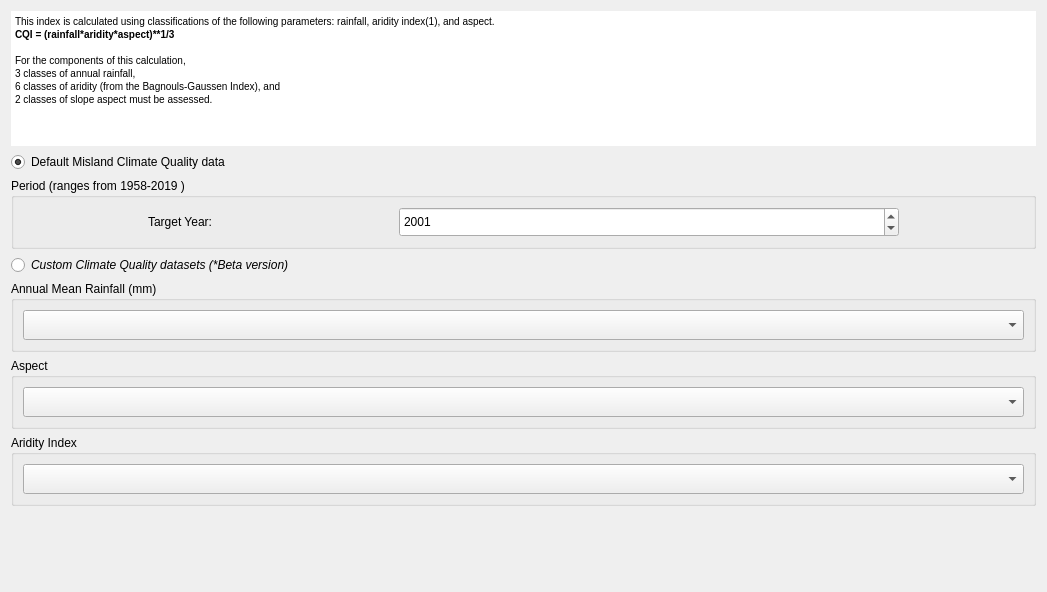
<?xml version="1.0" encoding="UTF-8"?>
<ui version="4.0">
 <class>WidgetCQISetup</class>
 <widget class="QWidget" name="WidgetCQISetup">
  <property name="geometry">
   <rect>
    <x>0</x>
    <y>0</y>
    <width>1047</width>
    <height>592</height>
   </rect>
  </property>
  <property name="windowTitle">
   <string>Form</string>
  </property>
  <layout class="QVBoxLayout" name="verticalLayout">
   <item>
    <widget class="QTextBrowser" name="textBrowser">
     <property name="enabled">
      <bool>true</bool>
     </property>
     <property name="maximumSize">
      <size>
       <width>16777215</width>
       <height>150</height>
      </size>
     </property>
     <property name="autoFillBackground">
      <bool>true</bool>
     </property>
     <property name="frameShape">
      <enum>QFrame::NoFrame</enum>
     </property>
     <property name="html">
      <string>&lt;!DOCTYPE HTML PUBLIC &quot;-//W3C//DTD HTML 4.0//EN&quot; &quot;http://www.w3.org/TR/REC-html40/strict.dtd&quot;&gt;
&lt;html&gt;&lt;head&gt;&lt;meta name=&quot;qrichtext&quot; content=&quot;1&quot; /&gt;&lt;style type=&quot;text/css&quot;&gt;
p, li { white-space: pre-wrap; }
&lt;/style&gt;&lt;/head&gt;&lt;body style=&quot; font-family:'MS Shell Dlg 2'; font-size:7.8pt; font-weight:400; font-style:normal;&quot;&gt;
&lt;p style=&quot; margin-top:0px; margin-bottom:0px; margin-left:0px; margin-right:0px; -qt-block-indent:0; text-indent:0px;&quot;&gt;This index is calculated using classifications of the following parameters: rainfall, aridity index(1), and aspect.&lt;/p&gt;
&lt;p style=&quot; margin-top:0px; margin-bottom:0px; margin-left:0px; margin-right:0px; -qt-block-indent:0; text-indent:0px;&quot;&gt;&lt;span style=&quot; font-weight:600;&quot;&gt;CQI = (rainfall*aridity*aspect)**1/3&lt;/span&gt;&lt;/p&gt;
&lt;p style=&quot;-qt-paragraph-type:empty; margin-top:0px; margin-bottom:0px; margin-left:0px; margin-right:0px; -qt-block-indent:0; text-indent:0px; font-weight:600;&quot;&gt;&lt;br /&gt;&lt;/p&gt;
&lt;p style=&quot; margin-top:0px; margin-bottom:0px; margin-left:0px; margin-right:0px; -qt-block-indent:0; text-indent:0px;&quot;&gt;For the components of this calculation, &lt;/p&gt;
&lt;p style=&quot; margin-top:0px; margin-bottom:0px; margin-left:0px; margin-right:0px; -qt-block-indent:0; text-indent:0px;&quot;&gt;3 classes of annual rainfall, &lt;/p&gt;
&lt;p style=&quot; margin-top:0px; margin-bottom:0px; margin-left:0px; margin-right:0px; -qt-block-indent:0; text-indent:0px;&quot;&gt;6 classes of aridity (from the Bagnouls-Gaussen Index), and &lt;/p&gt;
&lt;p style=&quot; margin-top:0px; margin-bottom:0px; margin-left:0px; margin-right:0px; -qt-block-indent:0; text-indent:0px;&quot;&gt;2 classes of slope aspect must be assessed.&lt;/p&gt;&lt;/body&gt;&lt;/html&gt;</string>
     </property>
    </widget>
   </item>
   <item>
    <widget class="QRadioButton" name="use_terra">
     <property name="text">
      <string>Default Misland Climate Quality data</string>
     </property>
     <property name="checked">
      <bool>true</bool>
     </property>
    </widget>
   </item>
   <item>
    <widget class="QGroupBox" name="groupBox_terra_period">
     <property name="enabled">
      <bool>true</bool>
     </property>
     <property name="title">
      <string>Period (ranges from 1958-2019 )</string>
     </property>
     <layout class="QHBoxLayout" name="horizontalLayout">
      <item>
       <widget class="QLabel" name="label_10">
        <property name="minimumSize">
         <size>
          <width>30</width>
          <height>30</height>
         </size>
        </property>
        <property name="maximumSize">
         <size>
          <width>120</width>
          <height>35</height>
         </size>
        </property>
        <property name="font">
         <font>
          <weight>50</weight>
          <bold>false</bold>
         </font>
        </property>
        <property name="text">
         <string>Target Year:</string>
        </property>
       </widget>
      </item>
      <item>
       <widget class="QDateEdit" name="use_terra_year">
        <property name="sizePolicy">
         <sizepolicy hsizetype="Minimum" vsizetype="Minimum">
          <horstretch>0</horstretch>
          <verstretch>0</verstretch>
         </sizepolicy>
        </property>
        <property name="minimumSize">
         <size>
          <width>30</width>
          <height>30</height>
         </size>
        </property>
        <property name="maximumSize">
         <size>
          <width>500</width>
          <height>35</height>
         </size>
        </property>
        <property name="maximumDate">
         <date>
          <year>2019</year>
          <month>12</month>
          <day>31</day>
         </date>
        </property>
        <property name="minimumDate">
         <date>
          <year>1958</year>
          <month>1</month>
          <day>1</day>
         </date>
        </property>
        <property name="displayFormat">
         <string notr="true">yyyy</string>
        </property>
        <property name="date">
         <date>
          <year>2001</year>
          <month>1</month>
          <day>1</day>
         </date>
        </property>
       </widget>
      </item>
     </layout>
    </widget>
   </item>
   <item>
    <widget class="QRadioButton" name="use_custom">
     <property name="font">
      <font>
       <italic>true</italic>
      </font>
     </property>
     <property name="text">
      <string>Custom Climate Quality datasets (*Beta version)</string>
     </property>
    </widget>
   </item>
   <item>
    <widget class="QGroupBox" name="groupBox_custom_prec">
     <property name="enabled">
      <bool>true</bool>
     </property>
     <property name="title">
      <string>Annual Mean Rainfall (mm)</string>
     </property>
     <layout class="QGridLayout" name="gridLayout_4">
      <item row="0" column="1">
       <widget class="WidgetDataIOSelectTELayerImport" name="use_custom_prec">
        <property name="enabled">
         <bool>true</bool>
        </property>
        <property name="sizePolicy">
         <sizepolicy hsizetype="Preferred" vsizetype="Minimum">
          <horstretch>0</horstretch>
          <verstretch>0</verstretch>
         </sizepolicy>
        </property>
        <property name="minimumSize">
         <size>
          <width>0</width>
          <height>30</height>
         </size>
        </property>
        <property name="layer_type" stdset="0">
         <string notr="true">Aridity Index</string>
        </property>
       </widget>
      </item>
     </layout>
    </widget>
   </item>
   <item>
    <widget class="QGroupBox" name="groupBox_custom_pet">
     <property name="enabled">
      <bool>true</bool>
     </property>
     <property name="title">
      <string>Aspect </string>
     </property>
     <layout class="QGridLayout" name="gridLayout_6">
      <item row="0" column="1">
       <widget class="WidgetDataIOSelectTELayerImport" name="use_custom_pet">
        <property name="enabled">
         <bool>true</bool>
        </property>
        <property name="sizePolicy">
         <sizepolicy hsizetype="Preferred" vsizetype="Minimum">
          <horstretch>0</horstretch>
          <verstretch>0</verstretch>
         </sizepolicy>
        </property>
        <property name="minimumSize">
         <size>
          <width>0</width>
          <height>30</height>
         </size>
        </property>
        <property name="layer_type" stdset="0">
         <string notr="true">Aridity Index</string>
        </property>
       </widget>
      </item>
     </layout>
    </widget>
   </item>
   <item>
    <widget class="QGroupBox" name="groupBox">
     <property name="title">
      <string>Aridity Index</string>
     </property>
     <layout class="QGridLayout" name="gridLayout">
      <item row="0" column="0">
       <widget class="WidgetDataIOSelectTELayerImport" name="use_custom_pet_2">
        <property name="enabled">
         <bool>true</bool>
        </property>
        <property name="sizePolicy">
         <sizepolicy hsizetype="Preferred" vsizetype="Minimum">
          <horstretch>0</horstretch>
          <verstretch>0</verstretch>
         </sizepolicy>
        </property>
        <property name="minimumSize">
         <size>
          <width>0</width>
          <height>30</height>
         </size>
        </property>
        <property name="layer_type" stdset="0">
         <string notr="true">Aridity Index</string>
        </property>
       </widget>
      </item>
     </layout>
    </widget>
   </item>
   <item>
    <spacer name="horizontalSpacer">
     <property name="orientation">
      <enum>Qt::Horizontal</enum>
     </property>
     <property name="sizeHint" stdset="0">
      <size>
       <width>40</width>
       <height>50</height>
      </size>
     </property>
    </spacer>
   </item>
   <item>
    <spacer name="verticalSpacer">
     <property name="orientation">
      <enum>Qt::Vertical</enum>
     </property>
     <property name="sizeType">
      <enum>QSizePolicy::Expanding</enum>
     </property>
     <property name="sizeHint" stdset="0">
      <size>
       <width>20</width>
       <height>40</height>
      </size>
     </property>
    </spacer>
   </item>
  </layout>
  <zorder>use_custom</zorder>
  <zorder>groupBox_custom_prec</zorder>
  <zorder>groupBox_custom_pet</zorder>
  <zorder>use_terra</zorder>
  <zorder>groupBox_terra_period</zorder>
  <zorder>textBrowser</zorder>
  <zorder>groupBox</zorder>
 </widget>
 <customwidgets>
  <customwidget>
   <class>WidgetDataIOSelectTELayerImport</class>
   <extends>QComboBox</extends>
   <header>MISLAND/data_io</header>
  </customwidget>
 </customwidgets>
 <resources/>
 <connections/>
</ui>
